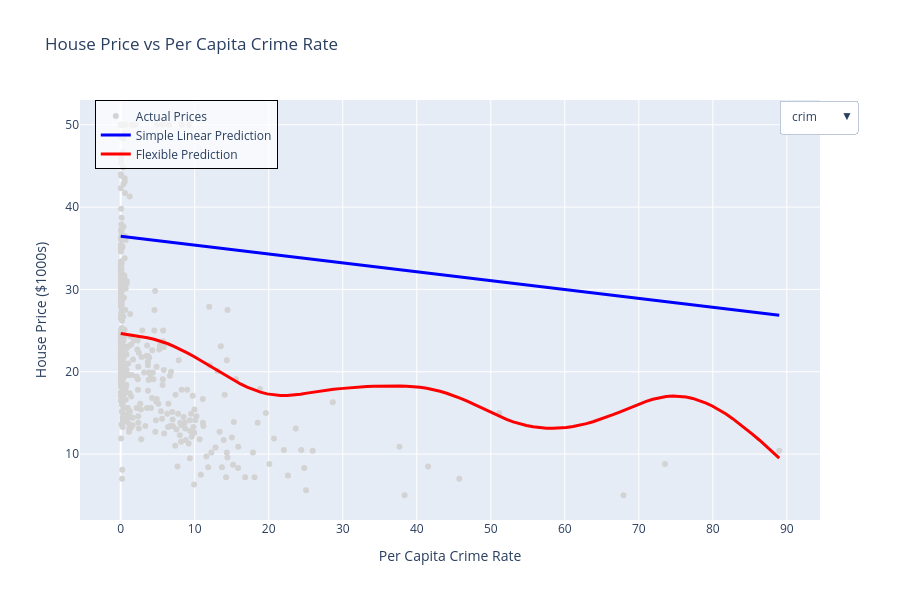

Source (notebook cell):
### Markdown cell above
To further dive into this, let’s create an interactive Plotly visualization! For each predictor, we plot the actual data points of the observed house prices vs that predictor, the linear regression prediction, and the GAM prediction.

### Code cell
# Friendly names for predictors
friendly_labels = {
    'lstat': 'Lower Status in Neighborhood',
    'rm': 'Average Number of Rooms',
    'age': 'Proportion of Old Houses',
    'crim': 'Per Capita Crime Rate',
    'tax': 'Property Tax Rate',
    'ptratio': 'Pupil-Teacher Ratio',
    'nox': 'Nitric Oxide Concentration',
    'dis': 'Distance to Employment Centers',
    'indus': 'Proportion of Non-retail Business Acres',
    'zn': 'Residential Land Zoning',
    'b': 'Proportion of Black Residents',
    'chas': 'Bounds Charles River (0 = No, 1 = Yes)',
    'rad': 'Accessibility to Radial Highways Index'
}

predictors = X.columns.tolist()
n_predictors = len(predictors)

fig = go.Figure()

for i, predictor in enumerate(predictors):
    x_vals = np.linspace(X[predictor].min(), X[predictor].max(), 100)
    
    # Linear regression line for predictor
    beta_0 = ols_model.params[0]
    beta_i = ols_model.params[i+1]
    y_pred_lr_line = beta_0 + beta_i * x_vals
    
    # GAM smooth for predictor
    X_grid = X.mean().values.reshape(1, -1).repeat(100, axis=0)
    X_grid[:, i] = x_vals
    y_pred_gam_line = gam.predict(X_grid)
    
    # Scatter points (actual house prices)
    fig.add_trace(go.Scatter(
        x=X[predictor],
        y=y,
        mode='markers',
        name='Actual Prices',
        visible=(i==0),
        marker=dict(color='lightgrey'),
        hovertemplate=f'{friendly_labels.get(predictor,predictor)}: %{{x}}<br>Price: $%{{y}}k'
    ))
    
    # Linear regression line
    fig.add_trace(go.Scatter(
        x=x_vals,
        y=y_pred_lr_line,
        mode='lines',
        name='Simple Linear Prediction',
        visible=(i==0),
        line=dict(color='blue', width=3)
    ))
    
    # GAM smooth line
    fig.add_trace(go.Scatter(
        x=x_vals,
        y=y_pred_gam_line,
        mode='lines',
        name='Flexible Prediction',
        visible=(i==0),
        line=dict(color='red', width=3)
    ))

# Dropdown menu
buttons = []
for i, predictor in enumerate(predictors):
    visible = [False] * n_predictors * 3
    visible[i*3:i*3+3] = [True, True, True]

    # Friendly display name for title/axes
    display_name = friendly_labels.get(predictor, predictor)
    
    buttons.append(dict(
        label=predictor.lower(),
        method='update',
        args=[
            {'visible': visible},
            {'title': f"House Price vs {display_name}",
             'xaxis': {'title': display_name},
             'yaxis': {'title': 'House Price ($1000s)'}}
        ]
    ))


fig.update_layout(
    updatemenus=[dict(
        active=0,
        buttons=buttons,
        x=1.05,
        y=1,
        xanchor='right',
        yanchor='top'
    )],
    title=f"House Price vs {friendly_labels.get(predictors[0], predictors[0])}",
    xaxis_title=friendly_labels.get(predictors[0], predictors[0]),
    yaxis_title="House Price ($1000s)",
    legend=dict(
        x=0.02,
        y=0.999,
        bgcolor='rgba(255,255,255,0.7)',
        bordercolor='black',
        borderwidth=1
    ),
    width=900,
    height=600
)

fig.show()
